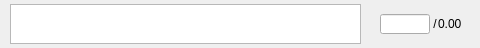
<?xml version="1.0" encoding="UTF-8"?>
<ui version="4.0">
 <class>RubricItemGradeWidget</class>
 <widget class="QWidget" name="RubricItemGradeWidget">
  <property name="geometry">
   <rect>
    <x>0</x>
    <y>0</y>
    <width>480</width>
    <height>48</height>
   </rect>
  </property>
  <property name="windowTitle">
   <string>Form</string>
  </property>
  <widget class="QLabel" name="rubricItemMax">
   <property name="geometry">
    <rect>
     <x>438</x>
     <y>4</y>
     <width>40</width>
     <height>40</height>
    </rect>
   </property>
   <property name="text">
    <string>0.00</string>
   </property>
   <property name="alignment">
    <set>Qt::AlignLeading|Qt::AlignLeft|Qt::AlignVCenter</set>
   </property>
  </widget>
  <widget class="QLineEdit" name="rubricItemGrade">
   <property name="geometry">
    <rect>
     <x>380</x>
     <y>14</y>
     <width>50</width>
     <height>20</height>
    </rect>
   </property>
  </widget>
  <widget class="QPlainTextEdit" name="rubricItemDescription">
   <property name="geometry">
    <rect>
     <x>10</x>
     <y>4</y>
     <width>351</width>
     <height>40</height>
    </rect>
   </property>
   <property name="focusPolicy">
    <enum>Qt::NoFocus</enum>
   </property>
   <property name="readOnly">
    <bool>true</bool>
   </property>
  </widget>
  <widget class="QLabel" name="label">
   <property name="geometry">
    <rect>
     <x>427</x>
     <y>4</y>
     <width>16</width>
     <height>40</height>
    </rect>
   </property>
   <property name="text">
    <string>/</string>
   </property>
   <property name="alignment">
    <set>Qt::AlignCenter</set>
   </property>
  </widget>
 </widget>
 <resources/>
 <connections/>
</ui>
